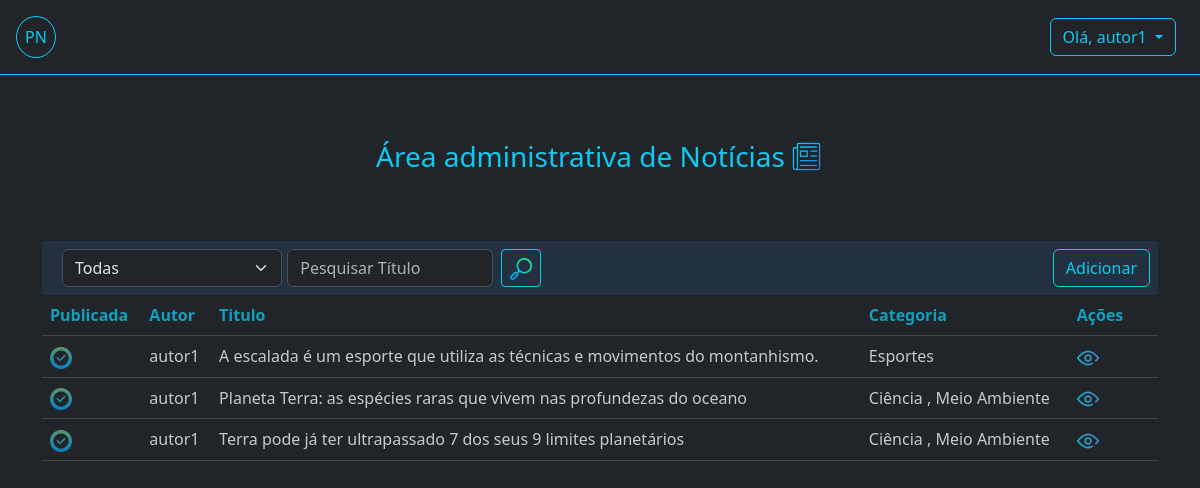
/adm/noticias/ (signed in), run on an earlier commit of the app's database.
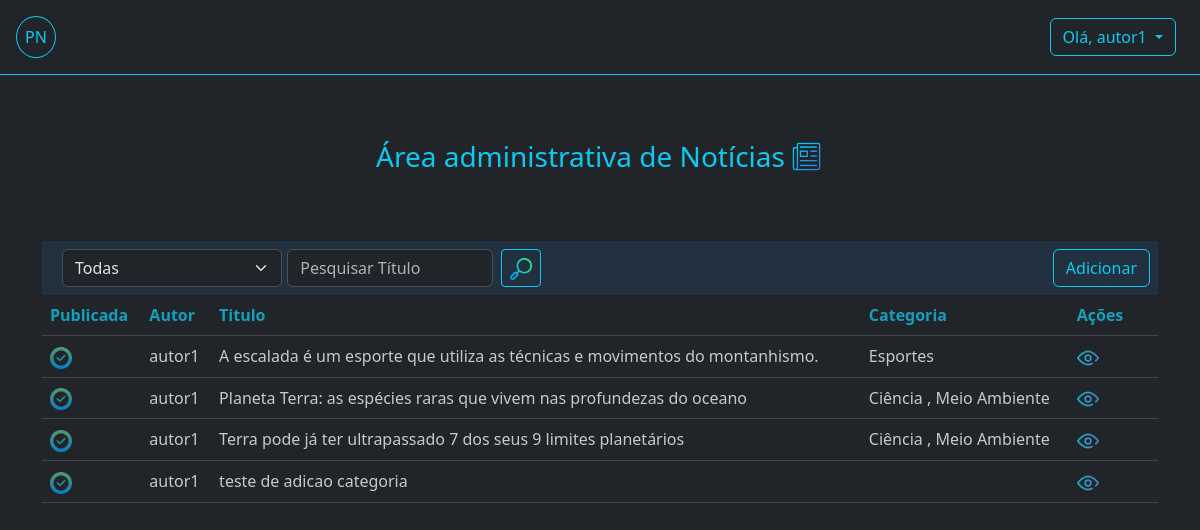
And on a later commit of the database.
### app_noticias/models.py (models this page shows, shortened)
class Noticia(models.Model):
    titulo = models.CharField('Título', max_length=100, unique=True,  null=True)
    slug = models.SlugField(max_length=100, editable=False, unique=True, null=True)
    subtitulo = models.CharField('Subtítulo', max_length=300, null=True )
    conteudo= models.TextField('Conteúdo', max_length=3000)
    criada_em = models.DateTimeField('Criada em', help_text='dd/mm/yyyy hh:MM', auto_now_add=True)
    atualizada_em = models.DateTimeField('Atualizada', help_text='dd/mm/yyyy hh:MM', auto_now_add=True)
    imagem = models.ImageField(upload_to='', blank=True)
    autor = models.ForeignKey(User, on_delete=models.RESTRICT, editable=False)
    categoria = models.ManyToManyField(Categoria)
    publicada_em = models.DateTimeField('Publicada em', help_text='dd/mm/yyyy hh:MM', null=True, editable=False)
    publicada = models.BooleanField('Publicada', default=False)
    num_visualizacoes = models.IntegerField(default=0, verbose_name='Número de visualizações', editable=False)
    fonte_informacao = models.CharField('Fonte', max_length=400, null=True )
    def _calcular_tempo_da_atualizacao(self) -> str:
        '''
        Calculo do tempo de atualização da notícia:
        '''
        return calcular_tempo_decorrido(self.atualizada_em)
    atualizacao_tempo = property(_calcular_tempo_da_atualizacao)
    def _calcular_tempo_da_publicacao(self) -> str:
        '''
        Calculo do tempo de publicação da notícia:
        '''
        return calcular_tempo_decorrido(self.publicada_em)
    publicacao_tempo = property(_calcular_tempo_da_publicacao)
    class Meta:
        db_table = 'noticias'
        permissions = [
            ("pode_publicar", "Permissão atribuida à Editores para a publicação da Notícia"),
        ]

class Categoria(models.Model):
    nome = models.CharField('Categoria', max_length=30, unique=True)
    imagem = models.ImageField(upload_to='', blank=True, null=True)
    criado_em = models.DateField(auto_now_add=True)

### app_noticias/views.py (the view, shortened to what this page needs)
# urls.py: path('adm/noticias/', NoticiasView.as_view(), name='noticias'),
class NoticiasView(PermissionRequiredMixin, NoticiasBaseListView):
    permission_required = "app_noticias.view_noticia"
    template_name = 'noticias_table.html'
    def get_queryset(self):
        user = self.request.user
        filtragem = self.get_filtragem()
        if not user.groups.filter(name='Editores').exists():
            filtragem['autor'] = user
        return Noticia.objects.filter(**filtragem).order_by('titulo')

### app_noticias/context_processors.py (called while the page is built)
def user_permissions(request):
    return {
        'is_editor': request.user.groups.filter(name='Editores').exists(),
        'is_author': request.user.groups.filter(name='Autores').exists(),
    }

### app_noticias/views.py (called while the page is built)
    def get(self, request, *args, **kwargs):
        categoria_querystring = self.request.GET.get('categoria', 0)
        if categoria_querystring:
            self.categoria_pesquisada = int(categoria_querystring)
        return render(request, self.template_name, {
            'titulo_pesquisado': self.titulo_pesquisado,
            'categoria_pesquisada': self.categoria_pesquisada,
            'categorias': Categoria.objects.all(),
            'noticias': self.get_queryset(),
        })

    def get_filtragem(self):
        filtragem = {}
        if self.titulo_pesquisado:
            filtragem['slug__contains'] = slugify(self.titulo_pesquisado)
        if self.categoria_pesquisada != 0:
            filtragem['categoria'] = int(self.categoria_pesquisada)
        if self.publicada:
            filtragem['publicada'] = self.publicada
        return filtragem

### app_noticias/templates/noticias_table.html (shortened to what this page needs)
{% extends "base.html" %}
{% load static %}
{% load django_bootstrap5 %}
{% block content %}
{% static 'icones/news.png' as news_url %}
<div class="container" style="margin-top: 60px;">
    <div class="d-flex justify-content-center">
        <p class="text-info fs-3 text-center">Área administrativa de Notícias</p>
        <img src="{{ news_url}}" width="35" height="35" class="mt-1 ms-1" />
    </div>
    <div class="table-responsive-sm mt-5">
        <div class="d-flex justify-content-between" style="background-color:#223140;">
            {% include "search.html" %}
            <div class="p-2">
                {% if user.is_authenticated and is_author %}
                <a class="btn btn-outline-info " href="{% url 'cadastrar_noticia' %}">Adicionar</a>
                {% endif %}
            </div>
        </div>
        <table class="table table-dark table-hover opacity-75">
            <thead class="text-info justify-content-center">
                <tr>
                    <th scope="col" class="text-info">Publicada</th>
                    <th scope="col" class="text-info">Autor</th>
                    <th scope="col" class="text-info">Titulo</th>
                    <th scope="col" class="text-info">Categoria</th>
                    <th scope="col" class="text-info" style="width: 8%;">Ações</th>
                </tr>
            </thead>
            <tbody>
                {% for noticia in noticias %}
                <tr>
                    <td>
                        {% if user.is_authenticated and is_editor %}
                        <div class="form-check form-switch p-0">
                            {% if noticia.publicada %}
                            <a href="{% url 'publicar-noticia' noticia_id=noticia.id publicado=0 %}">
                                <img src="/static/icones/checked.png" width="22" height="22" alt="Publicada" />
                            </a>
                            {% else %}
                            <a href="{% url 'publicar-noticia' noticia_id=noticia.id publicado=1 %}">
                                <img src="/static/icones/cancel.png" width="22" height="22" alt="Não Publicada" />
                            </a>
                            {% endif %}
                        </div>
                        {% else %}
                        {% if noticia.publicada %}
                        <img src="/static/icones/checked.png" width="22" height="22" alt="Publicada" />
                        {% else %}
                        <img src="/static/icones/cancel.png" width="22" height="22" alt="Não Publicada" />
                        {% endif %}
                        {% endif %}
                    </td>
                    <td>{{ noticia.autor.username }}</td>
                    <td>{{ noticia.titulo }}</td>
                    <td>
                        {% for categoria in noticia.categoria.all %}
                        <span>{{ categoria.nome }}</span>
                        {% if not forloop.last %}, {% endif %}
                        {% endfor %}
                    </td>
                    <td>
                        <div class="d-flex justify-content-between" style="max-width: 80px;">
                            <a href="{% url 'noticia-adm-detail' noticia.id %}">
                                <img src="/static/icones/view.png" width="22" height="22" alt="Visualizar" />
                            </a>
                        </div>
                    </td>
                </tr>
                {% endfor %}
            </tbody>
        </table>
    </div>
</div>
{% endblock %}

What changed in the data, as far as the page shows it:
added Noticia: publicada True (drawn), autor.username "autor1", titulo "teste de adicao categoria"
